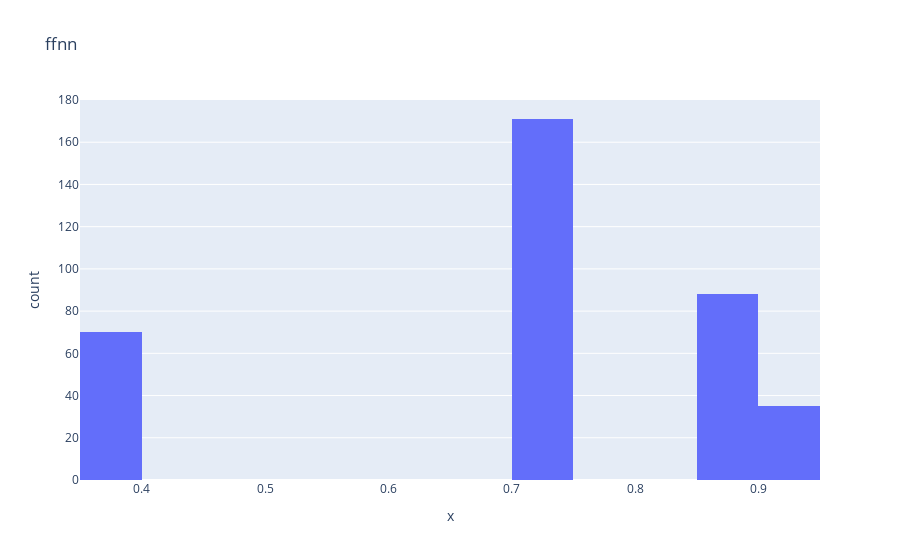

Notebook code for this chart:
### Code cell
ffnn = chosen_metric_back_into_original_data['ffnn']
xgboost = chosen_metric_back_into_original_data['xgboost']
transformer = chosen_metric_back_into_original_data['transformer']

# plot the distribution of the metric for each model
import plotly.express as px
fig = px.histogram(df, x=ffnn, title='FFNN')
fig.show()

### Figure 1 — Plotly figure (JSON) as saved in the notebook; plotly's stock layout.template omitted (floating-point values rounded to 4 significant figures; data arrays with more than 128 entries replaced by an {"elided": "..."} marker saying what was removed)
{"data": [{"alignmentgroup": "True", "bingroup": "x", "hovertemplate": "x=%{x}<br>count=%{y}<extra></extra>", "legendgroup": "", "marker": {"color": "#636efa", "pattern": {"shape": ""}}, "name": "", "offsetgroup": "", "orientation": "v", "showlegend": false, "type": "histogram", "x": {"elided": "364 float values"}, "xaxis": "x", "yaxis": "y"}], "layout": {"barmode": "relative", "legend": {"tracegroupgap": 0}, "title": {"text": "ffnn"}, "xaxis": {"anchor": "y", "domain": [0, 1], "title": {"text": "x"}}, "yaxis": {"anchor": "x", "domain": [0, 1], "title": {"text": "count"}}}}
